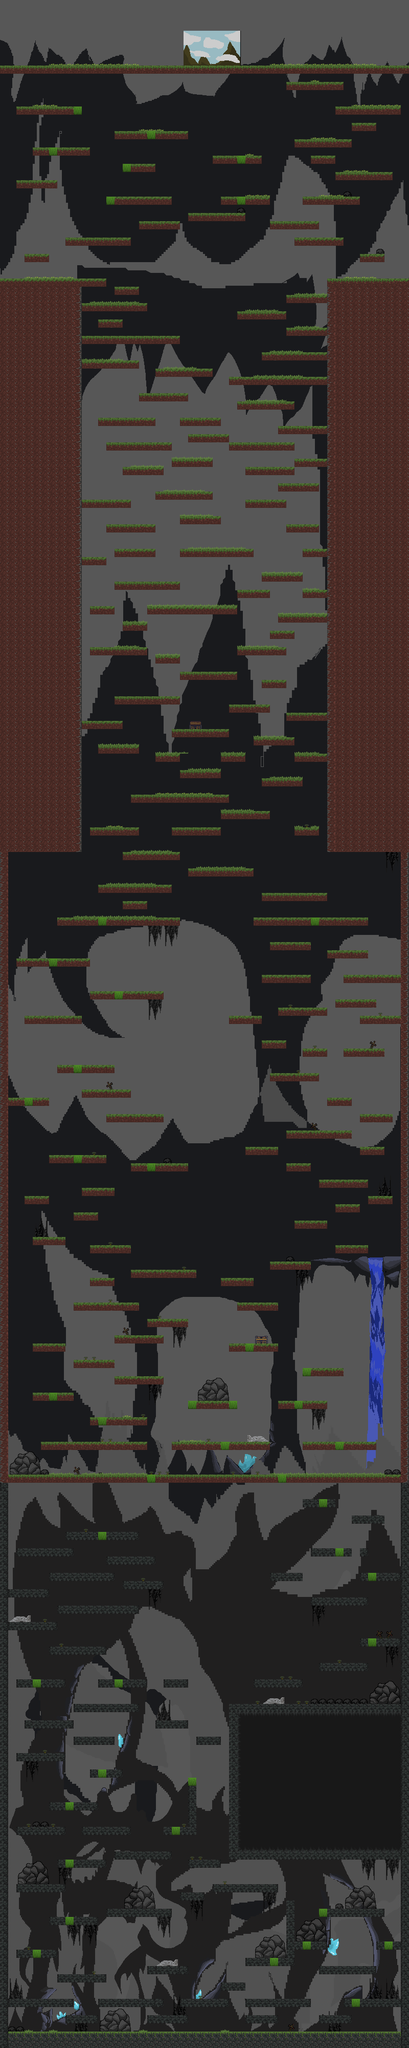

This is a level from a 2D game, rendered from its Tiled map with the project's own tilesets. A one-line summary and the map file follow, with tile-layer data summarised:
An orthogonal 50x250 tile map with 16x16 px tiles, 7 tile layers (Wallpaper3, Wallpaper2, Wallpaper1, Terrain, ...), 12 tilesets and 58 objects (24x Speed, 14x Heart, 13x DartTrap, 5x SpikeZone, Player, ...).

<map version="1.10" tiledversion="1.12.2" orientation="orthogonal" renderorder="right-down" width="50" height="250" tilewidth="16" tileheight="16" infinite="0" nextlayerid="20" nextobjectid="91">
 <tileset firstgid="1" source="moss top.tsx" />
 <tileset firstgid="3" source="stone platforms.tsx" />
 <tileset firstgid="15" source="slime.tsx" />
 <tileset firstgid="16" source="bg 1st level.tsx" />
 <tileset firstgid="19" source="spike.tsx" />
 <tileset firstgid="20" source="grass.tsx" />
 <tileset firstgid="32" source="grass literal.tsx" />
 <tileset firstgid="34" source="first layer back ground.tsx" />
 <tileset firstgid="3484" source="bg 1st level layer2.tsx" />
 <tileset firstgid="6934" source="bagay na makikita sa kweba.tsx" />
 <tileset firstgid="6964" source="bg layer 3.tsx" />
 <tileset firstgid="17464" source="hahahahaha.tsx" />
 <layer id="19" name="Wallpaper3" width="50" height="250" opacity="0.8">
  <data>[12500 cells, 12500 non-empty, 10100 distinct tile ids]</data>
 </layer>
 <layer id="18" name="Wallpaper2" width="50" height="250">
  <data>[12500 cells, 3945 non-empty, 3389 distinct tile ids]</data>
 </layer>
 <layer id="14" name="Wallpaper1" width="50" height="250">
  <data>[12500 cells, 3384 non-empty, 3377 distinct tile ids]</data>
 </layer>
 <layer id="2" name="Terrain" width="50" height="250">
  <data>[12500 cells, 2086 non-empty, 12 distinct tile ids]</data>
 </layer>
 <layer id="15" name="Background" width="50" height="250" opacity="0.8">
  <data>[12500 cells, 669 non-empty, 34 distinct tile ids]</data>
 </layer>
 <layer id="1" name="Platforms" width="50" height="250">
  <data>[12500 cells, 1527 non-empty, 10 distinct tile ids]</data>
 </layer>
 <layer id="11" name="Bounce" width="50" height="250">
  <data>[12500 cells, 45 non-empty, 1 distinct tile ids]</data>
 </layer>
 <objectgroup id="10" name="Object">
  <object id="16" name="Player" x="415.452" y="3940.57" width="15.2391" height="13.3207" />
  <object id="18" name="SpikeZone" x="1.5625" y="1791.23" width="14.5" height="2208.33">
   <properties>
    <property name="dir" value="right" />
   </properties>
  </object>
  <object id="20" name="SpikeZone" x="783.333" y="1793" width="18" height="2207">
   <properties>
    <property name="dir" value="left" />
   </properties>
  </object>
  <object id="22" name="Speed" x="372.545" y="3891" width="10" height="10" />
  <object id="23" name="Heart" x="273.917" y="3602.5" width="10.5" height="10.75" />
  <object id="24" name="DartTrap" x="784" y="3887.5" width="17.5" height="16.5">
   <properties>
    <property name="dir" value="left" />
   </properties>
  </object>
  <object id="27" name="Goal" x="358.909" y="60.0909" width="111.334" height="68" opacity="0" />
  <object id="29" name="Speed" x="134.667" y="3840.67" width="12.5455" height="12.4849" />
  <object id="34" name="DartTrap" x="367.333" y="3552.33" width="15.75" height="16.25">
   <properties>
    <property name="dir" value="left" />
   </properties>
  </object>
  <object id="37" name="DartTrap" x="783.75" y="3311.75" width="17.5" height="16.5">
   <properties>
    <property name="dir" value="left" />
   </properties>
  </object>
  <object id="38" name="Heart" x="159.417" y="3311.29" width="10.5" height="10.75" />
  <object id="39" name="Heart" x="455.417" y="3309.96" width="10.5" height="10.75" />
  <object id="40" name="Speed" x="689.394" y="3884.76" width="12.5455" height="12.4849" />
  <object id="41" name="Speed" x="147.061" y="3200.42" width="12.5455" height="12.4849" />
  <object id="42" name="Heart" x="405.022" y="2864.53" width="10.5" height="10.75" />
  <object id="44" name="SpikeZone" x="448.25" y="3327.5" width="16.5" height="304.75">
   <properties>
    <property name="dir" value="left" />
   </properties>
  </object>
  <object id="46" name="DartTrap" x="783.614" y="2864.72" width="17.5" height="16.5">
   <properties>
    <property name="dir" value="left" />
   </properties>
  </object>
  <object id="47" name="DartTrap" x="784.25" y="2526.75" width="17.5" height="16.5">
   <properties>
    <property name="dir" value="left" />
   </properties>
  </object>
  <object id="48" name="DartTrap" x="-0.840909" y="3663.93" width="17.5" height="16.5">
   <properties>
    <property name="dir" value="right" />
   </properties>
  </object>
  <object id="49" name="DartTrap" x="0.159091" y="3083.75" width="17.5" height="16.5">
   <properties>
    <property name="dir" value="right" />
   </properties>
  </object>
  <object id="50" name="DartTrap" x="-0.75" y="2238.75" width="17.5" height="16.5">
   <properties>
    <property name="dir" value="right" />
   </properties>
  </object>
  <object id="51" name="DartTrap" x="784.417" y="1887.92" width="17.5" height="16.5">
   <properties>
    <property name="dir" value="left" />
   </properties>
  </object>
  <object id="52" name="Heart" x="673.75" y="2032.63" width="10.5" height="10.75" />
  <object id="53" name="Heart" x="672.75" y="2335.63" width="10.5" height="10.75" />
  <object id="54" name="Heart" x="316.75" y="2459.63" width="10.5" height="10.75" />
  <object id="55" name="Heart" x="176.75" y="2064.63" width="10.5" height="10.75" />
  <object id="56" name="Speed" x="181.727" y="2861.76" width="12.5455" height="12.4849" />
  <object id="57" name="Speed" x="592.227" y="2861.26" width="12.5455" height="12.4849" />
  <object id="58" name="Speed" x="250.727" y="2666.76" width="12.5455" height="12.4849" />
  <object id="59" name="Speed" x="677.727" y="2415.26" width="12.5455" height="12.4849" />
  <object id="60" name="Speed" x="536.727" y="2016.76" width="12.5455" height="12.4849" />
  <object id="61" name="Speed" x="270.727" y="2152.26" width="12.5455" height="12.4849" />
  <object id="62" name="SpikeZone" x="640" y="544.667" width="16.6667" height="1119.33">
   <properties>
    <property name="dir" value="left" />
   </properties>
  </object>
  <object id="64" name="SpikeZone" x="144" y="559.75" width="16" height="1104">
   <properties>
    <property name="dir" value="right" />
   </properties>
  </object>
  <object id="65" name="DartTrap" x="144.25" y="1535.75" width="17.5" height="16.5">
   <properties>
    <property name="dir" value="right" />
   </properties>
  </object>
  <object id="66" name="DartTrap" x="144.25" y="956.75" width="17.5" height="16.5">
   <properties>
    <property name="dir" value="right" />
   </properties>
  </object>
  <object id="67" name="DartTrap" x="640.25" y="1186.75" width="17.5" height="16.5">
   <properties>
    <property name="dir" value="left" />
   </properties>
  </object>
  <object id="68" name="DartTrap" x="639.25" y="720.75" width="17.5" height="16.5">
   <properties>
    <property name="dir" value="left" />
   </properties>
  </object>
  <object id="69" name="Heart" x="194.75" y="1776.62" width="10.5" height="10.75" />
  <object id="70" name="Heart" x="610.083" y="1774.63" width="10.5" height="10.75" />
  <object id="71" name="Heart" x="276.75" y="1533.29" width="10.5" height="10.75" />
  <object id="72" name="Heart" x="547.417" y="1181.29" width="10.5" height="10.75" />
  <object id="73" name="Heart" x="222.75" y="962.625" width="10.5" height="10.75" />
  <object id="74" name="Heart" x="559.75" y="718.625" width="10.5" height="10.75" />
  <object id="75" name="Speed" x="257.727" y="1713.76" width="12.5455" height="12.4849" />
  <object id="76" name="Speed" x="550.727" y="1727.76" width="12.5455" height="12.4849" />
  <object id="77" name="Speed" x="477.727" y="1567.76" width="12.5455" height="12.4849" />
  <object id="78" name="Speed" x="601.727" y="1456.76" width="12.5455" height="12.4849" />
  <object id="79" name="Speed" x="386.727" y="1484.76" width="12.5455" height="12.4849" />
  <object id="80" name="Speed" x="257.727" y="1343.76" width="12.5455" height="12.4849" />
  <object id="81" name="Speed" x="389.727" y="1293.76" width="12.5455" height="12.4849" />
  </objectgroup>
</map>
<!-- 7 of 58 objects omitted -->
